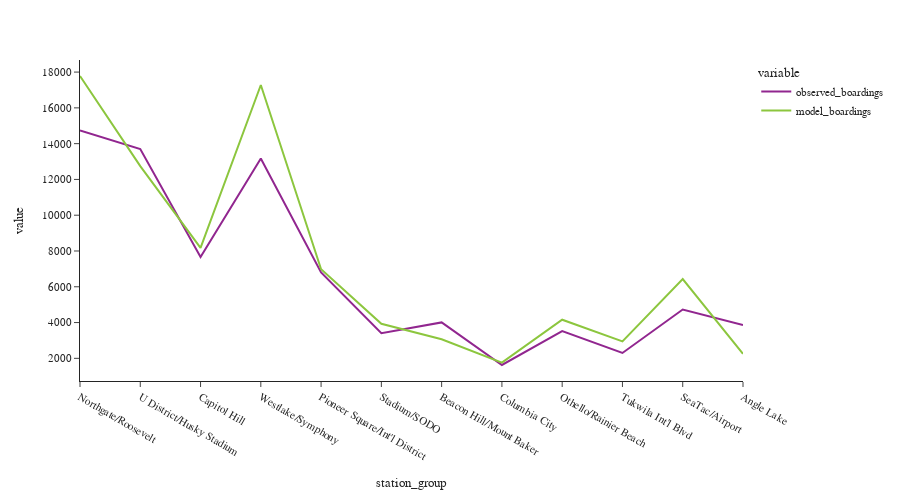

The notebook cell saved with this chart:
### Code cell
fig = px.line(df_combined[['observed_boardings','model_boardings']])
fig.update_layout(height=500, width=900, font=dict(size=11),
                  yaxis_tickformat = '.00f')
fig.show()

### Figure 1 — Plotly figure (JSON) as saved in the notebook; plotly's stock layout.template omitted (floating-point values rounded to 4 significant figures)
{"data": [{"hovertemplate": "variable=observed_boardings<br>station_group=%{x}<br>value=%{y}<extra></extra>", "legendgroup": "observed_boardings", "line": {"color": "#91268F", "dash": "solid"}, "marker": {"symbol": "circle"}, "mode": "lines", "name": "observed_boardings", "orientation": "v", "showlegend": true, "type": "scatter", "x": ["Northgate/Roosevelt", "U District/Husky Stadium", "Capitol Hill", "Westlake/Symphony", "Pioneer Square/Int'l District", "Stadium/SODO", "Beacon Hill/Mount Baker", "Columbia City", "Othello/Rainier Beach", "Tukwila Int'l Blvd", "SeaTac/Airport", "Angle Lake"], "xaxis": "x", "y": [14730.0, 13700.0, 7667.0, 13170.0, 6799.0, 3400.0, 4008.0, 1630.0, 3525.0, 2298.0, 4731.0, 3865.0], "yaxis": "y"}, {"hovertemplate": "variable=model_boardings<br>station_group=%{x}<br>value=%{y}<extra></extra>", "legendgroup": "model_boardings", "line": {"color": "#8CC63E", "dash": "solid"}, "marker": {"symbol": "circle"}, "mode": "lines", "name": "model_boardings", "orientation": "v", "showlegend": true, "type": "scatter", "x": ["Northgate/Roosevelt", "U District/Husky Stadium", "Capitol Hill", "Westlake/Symphony", "Pioneer Square/Int'l District", "Stadium/SODO", "Beacon Hill/Mount Baker", "Columbia City", "Othello/Rainier Beach", "Tukwila Int'l Blvd", "SeaTac/Airport", "Angle Lake"], "xaxis": "x", "y": [17780.0, 12740.0, 8171.0, 17280.0, 6980.0, 3929.0, 3064.0, 1763.0, 4160.0, 2949.0, 6430.0, 2253.0], "yaxis": "y"}], "layout": {"font": {"size": 11}, "height": 500, "legend": {"title": {"text": "variable"}, "tracegroupgap": 0}, "margin": {"t": 60}, "width": 900, "xaxis": {"anchor": "y", "domain": [0, 1], "title": {"text": "station_group"}}, "yaxis": {"anchor": "x", "domain": [0, 1], "tickformat": ".00f", "title": {"text": "value"}}}}
